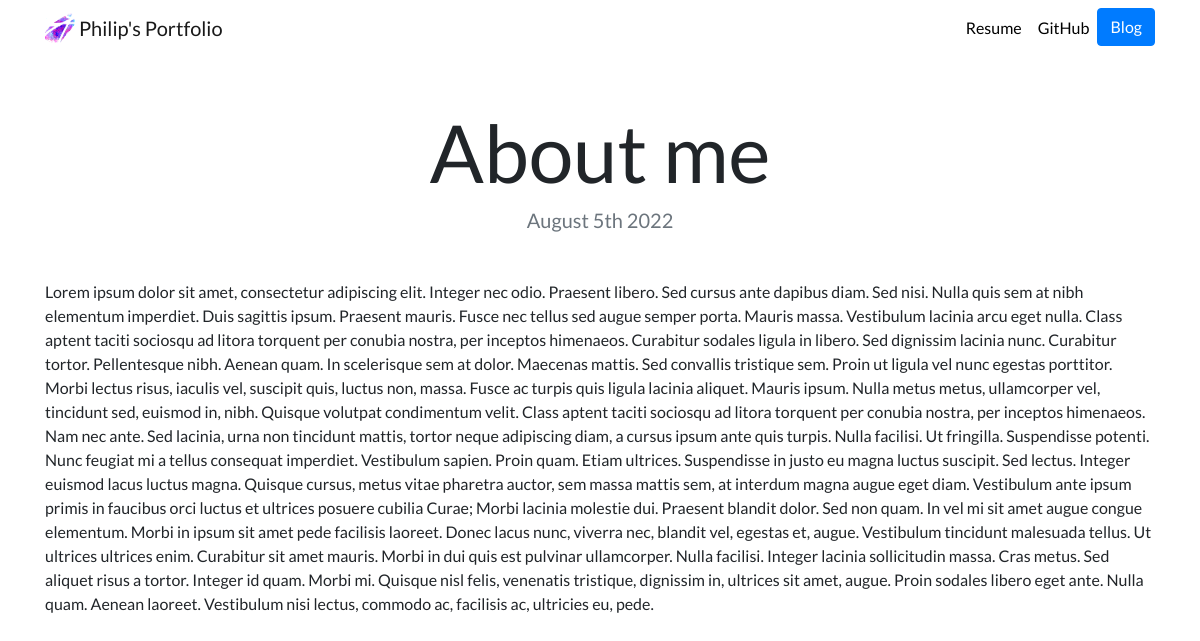
The page /blog/6/ on the database its author committed.
### blog/models.py (models this page shows, shortened)
class Blog(models.Model):
    title = models.CharField(max_length=100)
    date = models.DateField()
    description = models.TextField()

### blog/views.py (the view)
# urls.py: path('<int:blog_id>/', views.detail, name='detail'),
def detail(request, blog_id):
    blog = get_object_or_404(Blog, pk=blog_id)
    return render(request, 'blog/detail.html', {'blog': blog})

### blog/templates/blog/detail.html
{% extends "portfolio/base.html" %}
{% load static %}
{% block content %}
<h1 class="text-center mt-5" id="blogdetailtitle">{{ blog.title }}</h1>
<h5 class="text-center text-muted mb-5">{{ blog.date|date:'F jS Y' }}</h5>
{{ blog.description|safe }}
{% endblock %}

### portfolio/static/portfolio/custom.css (style rules this page uses)
body { font-family: 'Lato', sans-serif; }
@media (min-width: 992px) { #blogdetailtitle { font-size: 5rem; } }

### rows shown on the page
Blog: title "About me", date "August 5th 2022", description "Lorem ipsum dolor sit amet, consectetur adipiscing elit. Integer nec odio. Praesent libero. Sed cursus ante dapibus diam. Sed nisi. Nulla quis sem at nibh elementum imperdiet. Duis sagittis ipsum. Praesent mauris. Fusce nec tellus sed augue semper porta. Mauris massa. Vestibulum lacinia arcu eget nulla. Class aptent taciti sociosqu ad litora torquent per conubia nostra, per inceptos himenaeos. Curabitur sodales ligula in libero. Sed dignissim lacinia nunc. Curabitur tortor. Pellentesque nibh. Aenean quam. In scelerisque sem at dolor. Maecenas mattis. Sed convallis tristique sem. Proin ut ligula vel nunc egestas porttitor. Morbi lectus risus, iaculis vel, suscipit quis, luctus non, massa.…"
